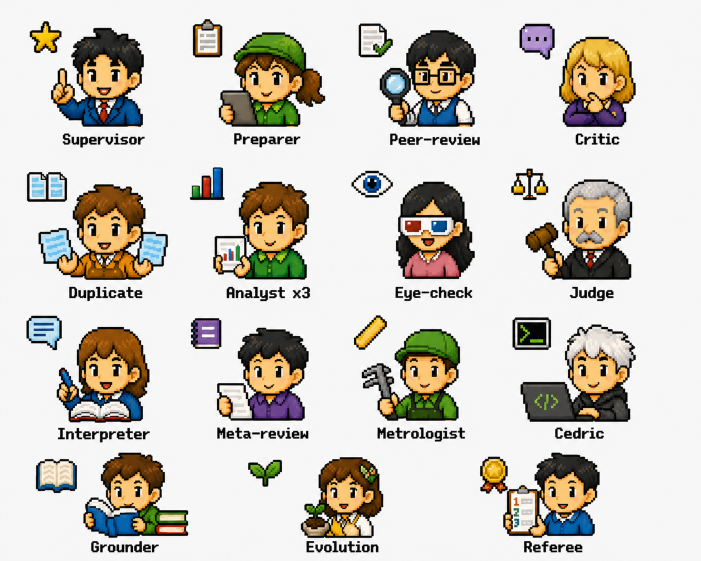
#> input picture discovery/icons.png, 1402 x 1122 px (shown at 1/2 size)
$ python agent_figure.py
#> lines starting #> are read from the running program, lines starting #| are printed output that depends on the picture; after the words box and inside, x2 and y2 are one past the last pixel; in counts of white or black regions, pixels touching at a corner belong together
#!/usr/bin/env python
"""agent_figure -- the round as a picture: who tells whom, and which links do not exist.

The static scan in `agent_graph.py` reads the source, and it cannot see everything: the Proposer
writes analysis.md with its TOOLS, not through Python `open()`, so no amount of parsing finds that
edge. This figure is therefore authored, and every edge in it was checked by hand against the code
during the Phase 5 diagnosis. It is a claim about the loop, and it is meant to be argued with.

WHY A RING. The agents are drawn in the order the round runs them, and the forward hand-offs go all
the way round the rim. What the ring makes visible is the inside: the arrows that carry a finding
BACK to the agent that chooses the next edits. There should be a bundle of them. There is one, and
it was added this week. The Supervisor's steer, the Interpreter's causal descriptions and
Evolution's refinement have no path back, so a round cannot be changed by what the round found ---
which is why eight simulations moved coverage by nothing.

    grey   A's output reaches B, and B uses it        red dashed  the link that should exist
    green  return path wired in Phase 5                           and does not: work evaporates
"""
from __future__ import annotations

import os

import matplotlib
matplotlib.use("Agg")
import matplotlib.pyplot as plt                                    # noqa: E402
import numpy as np                                                 # noqa: E402
from matplotlib.offsetbox import AnnotationBbox, OffsetImage        # noqa: E402
from PIL import Image                                              # noqa: E402

HERE = os.path.dirname(os.path.abspath(__file__))
SHEET = os.path.join(HERE, "icons.png")

# The sheet as it actually reads, row by row. Getting this wrong is silent -- the figure simply
# shows the wrong face over the right name -- so it is written out in full rather than derived.
TILES = [["supervisor", "proposer", "peer_review", "critic"],
         ["duplicate", "analyst", "eye_check", "judge"],
         ["interpreter", "meta_review", "metrologist", "biologist"],
         ["cedric", "grounder", "evolution", "referee"]]

SPRITE_MIN_H = 100           # a character is ~170-250 px tall, a printed caption ~30. Nothing between.

# The ring, in the order the round runs. Two lines each: who it is, what it is for.
RING = [("grounder",    "Grounder",     "reads Okuda"),
        ("proposer",    "Proposer",     "chooses the edits"),
        ("peer_review", "Peer-review",  "is it worth running?"),
        ("critic",      "Critic",       "is it runnable?"),
        ("biologist",   "Biologist",    "is it a tissue?"),
        ("metrologist", "Metrologist",  "are metrics trustworthy?"),
        ("analyst",     "Analysts x3",  "read each run"),
        ("eye_check",   "Eye-check",    "watches the movie"),
        ("judge",       "Judge",        "settles disagreement"),
        ("referee",     "Referee",      "ranks the batch"),
        ("interpreter", "Interpreter",  "why it happened"),
        ("meta_review", "Meta-review",  "distils the round"),
        ("evolution",   "Evolution",    "refines the winner"),
        ("supervisor",  "Supervisor",   "holds the objective")]

# how: "flow" works | "wired" connected in Phase 5 | "missing" output goes nowhere
EDGES = [("grounder", "proposer", "flow", ""),
         ("proposer", "peer_review", "flow", ""),
         ("peer_review", "critic", "flow", ""),
         ("critic", "biologist", "flow", ""),
         ("biologist", "metrologist", "flow", ""),
         ("metrologist", "analyst", "flow", ""),
         ("analyst", "eye_check", "flow", ""),
         ("eye_check", "judge", "flow", ""),
         ("judge", "referee", "flow", ""),
         ("referee", "interpreter", "flow", ""),
         ("interpreter", "meta_review", "flow", ""),
         ("meta_review", "evolution", "flow", ""),
         ("evolution", "supervisor", "flow", ""),
         # the inside of the ring: everything that should come back to the Proposer
         ("critic", "proposer", "wired", "refusals, and why"),
         ("biologist", "analyst", "wired", "is the specimen sound?"),
         ("biologist", "meta_review", "wired", "what broke, all round"),
         ("supervisor", "proposer", "missing", "the steer"),
         ("interpreter", "proposer", "missing", "causal descriptions"),
         ("evolution", "proposer", "missing", "the refinement"),
         ("eye_check", "supervisor", "missing", "what the movie showed")]

STYLE = {"flow": ("#5A5A5A", "solid", 1.7), "wired": ("#1B7F3B", "solid", 2.6),
         "missing": ("#B3261E", (0, (5, 3)), 2.4)}


def _runs(profile, thr=2, gap=1):
    """Contiguous stretches of ink along one axis, merged across gaps of `gap` px or less."""
    idx = np.where(profile > thr)[0]
    if idx.size == 0:
        return []
    cut = np.where(np.diff(idx) > gap)[0]
    return [(int(r[0]), int(r[-1]) + 1) for r in np.split(idx, cut + 1)]


def tiles():
    """Crop the 4x4 sheet into named sprites.

    NOT on equal quarters. The artwork is not laid out on them: a quarter cut both chops the
    bottom of a character and hands one cell its neighbour's emblem, and both mistakes are silent
    -- the figure simply shows a headless agent or somebody else's ruler. Two things are measured
    from the sheet instead.

    ROWS, PER COLUMN. Down any one column the ink separates into eight clean stretches, four
    characters (170-250 px) alternating with four printed names (~30 px). Nothing in the sheet
    falls between those heights, so the split needs no tuning. Measured per column and not
    globally, because globally a name in row 3 and a head in row 4 overlap and merge.

    COLUMNS, BY NEAREST CENTRE. Each character carries a small emblem to its left, and some of
    them cross the gutter -- the Metrologist's ruler sits inside the Meta-reviewer's quarter. So
    every blob of ink is assigned to the column whose centre it is nearest, which puts the ruler
    with the Metrologist because that is who it is nearer to. Geometry, not a boundary.
    """
    a = np.asarray(Image.open(SHEET).convert("RGB")).astype(np.int16)
    ink = ~((a.min(2) > 226) & ((a.max(2) - a.min(2)) < 16))
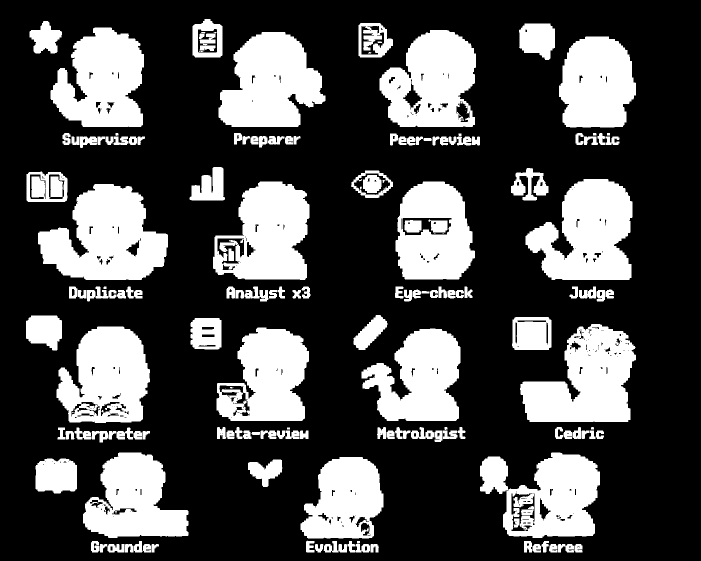
#> ink: shape (1122, 1402) bool (shown at 1/2 size); 29.5% white; 189 white regions (42 under 20 px), largest, box (x1, y1, x2, y2) and area: (76, 368, 336, 560) 32253, (1051, 358, 1265, 560) 29378, (1040, 648, 1272, 844) 29119
    H, W = ink.shape
#> H = 1122; W = 1402

    xs = np.where(ink.any(0))[0]
#> xs = 1218 values from 52 to 1271
    lo, hi = int(xs.min()), int(xs.max()) + 1
#> lo = 52; hi = 1272
    pitch = (hi - lo) / 4.0
#> pitch = 305
    centres = [lo + pitch * (c + 0.5) for c in range(4)]
#> centres = [204.5, 509.5, 814.5, 1119.5]

    out = {}
    for c in range(4):
        slab = ink[:, int(centres[c] - pitch * 0.35):int(centres[c] + pitch * 0.35)]
        bands = [(y0, y1) for y0, y1 in _runs(slab.sum(1)) if y1 - y0 >= SPRITE_MIN_H]
        if len(bands) != 4:
            raise SystemExit(f"column {c}: found {len(bands)} character bands, expected 4")
        for r, (y0, y1) in enumerate(bands):
            y0 = max(y0 - 12, 0)     # air ABOVE only: the emblem can sit higher than the head,
            #                          and anything added below picks up the caption underneath
            mine = [(bx0, bx1) for bx0, bx1 in _runs(ink[y0:y1].sum(0), gap=6)
                    if int(np.argmin([abs((bx0 + bx1) / 2 - m) for m in centres])) == c]
            if not mine:
                continue
            x0, x1 = max(min(b[0] for b in mine) - 2, 0), min(max(b[1] for b in mine) + 2, W)
            cell, cink = a[y0:y1, x0:x1].copy(), ink[y0:y1, x0:x1]
            ys = np.where(cink.any(1))[0]                        # trim the air back off the top
            cell, cink = cell[ys.min():ys.max() + 1], cink[ys.min():ys.max() + 1]
            cell[~cink] = 255                                    # knock the background to white
            out[TILES[r][c]] = Image.fromarray(cell.astype(np.uint8))
#> this loop made 2 passes
#> bands on passes 1 to 2: [(51, 254), (344, 560), (631, 846), (905, 1076)], [(38, 254), (334, 560), (636, 842)]
#> pass 1, in tiles, `slab = ink[:, int(centres[c] - pitch * 0.35):int(centres[c] + pitch * ..`:
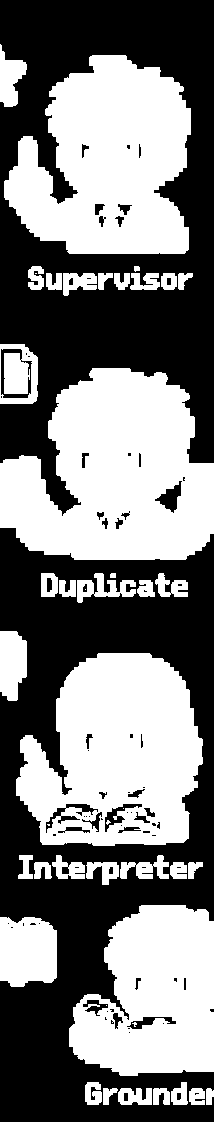
#> slab: shape (1122, 214) bool; 48.8% white; 44 white regions (7 under 20 px), largest, box (x1, y1, x2, y2) and area: (0, 368, 214, 560) 29733, (4, 55, 191, 254) 26458, (16, 653, 203, 846) 26068
#> pass 2, in tiles, `slab = ink[:, int(centres[c] - pitch * 0.35):int(centres[c] + pitch * ..`:
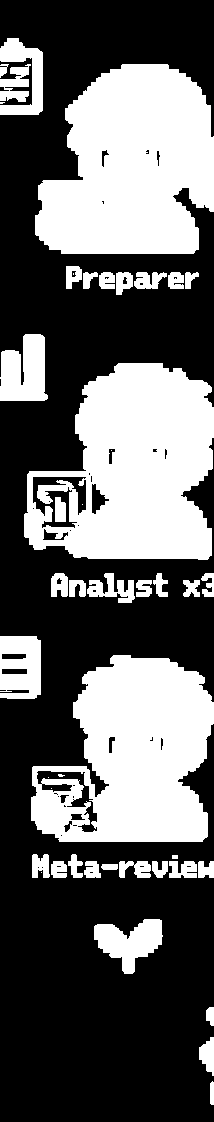
#> slab: shape (1122, 214) bool; 38.6% white; 45 white regions (8 under 20 px), largest, box (x1, y1, x2, y2) and area: (35, 64, 214, 254) 26375, (24, 363, 214, 560) 26130, (31, 655, 214, 842) 23911
#> after the loop:
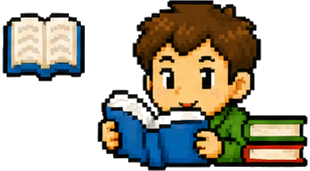
#> cell: shape (171, 310, 3) int16; mean R, G, B 179.8, 175.7, 162.6
#> after the loop, out = 4 items
    return out


def _on_arc(p0, p2, rad, t):
    """A point on the quadratic Bezier matplotlib actually draws for connectionstyle=arc3."""
    (x0, y0), (x2, y2) = p0, p2
    cx = (x0 + x2) / 2 - rad * (y2 - y0)                          # control point: midpoint,
    cy = (y0 + y2) / 2 + rad * (x2 - x0)                          # displaced perpendicular
    u = 1 - t
    return (u * u * x0 + 2 * u * t * cx + t * t * x2,
            u * u * y0 + 2 * u * t * cy + t * t * y2)


def build(path=None):
    sprites = tiles()
    R, n = 4.0, len(RING)
    pos = {}
    for i, (key, _, _) in enumerate(RING):                       # clockwise from the top
        th = np.pi / 2 - 2 * np.pi * i / n
        pos[key] = (R * np.cos(th) * 1.28, R * np.sin(th))       # widened: labels need the room

    # Every sprite, every caption beneath it, and the summary box. Captions and the box are WIDE,
    # so each is represented by several points across its span -- a single centre point lets a
    # label sit happily on the far end of the words it is supposed to avoid.
    keepout = [xy for xy in pos.values()]
    keepout += [(xy[0] + dx, xy[1] - 1.0) for xy in pos.values() for dx in (-0.9, 0.0, 0.9)]
    keepout += [(x, -1.75) for x in (-1.8, -0.9, 0.0, 0.9, 1.8)]

    fig, ax = plt.subplots(figsize=(14.0, 10.2))
    fig.patch.set_facecolor("white")

    for a, b, how, lbl in EDGES:
        (x0, y0), (x1, y1) = pos[a], pos[b]
        col, ls, lw = STYLE[how]
        ia, ib = [i for i, t in enumerate(RING) if t[0] == a][0], \
                 [i for i, t in enumerate(RING) if t[0] == b][0]
        rim = (ib - ia) % n == 1                                 # neighbours: hug the rim
        rad = -0.16 if rim else (0.24 if how == "wired" else 0.30)
        ax.annotate("", xy=(x1, y1), xytext=(x0, y0), zorder=1,
                    arrowprops=dict(arrowstyle="-|>,head_width=0.32,head_length=0.7", color=col,
                                    lw=lw, linestyle=ls, shrinkA=40, shrinkB=42,
                                    connectionstyle=f"arc3,rad={rad}"))
        if lbl:
            # ON THE ARC, not on the chord. Placing a label along the straight line between two
            # agents puts it where the arrow is not -- and on a ring, that is on top of whichever
            # sprite the arc bows away from. Every one of these labels landed on a face.
            mx, my = _on_arc((x0, y0), (x1, y1), rad, 0.42)
            # EASE INWARD UNTIL IT IS CLEAR. Every chord ends at a node, and a label placed on the
            # arc lands on somebody's face or caption. Rather than hand-nudging each one -- which
            # silently rots the moment an edge is added, and two were added the same afternoon --
            # pull the label toward the centre until it is clear of every sprite and every caption.
            for _ in range(10):
                if not any((mx - kx) ** 2 + (my - ky) ** 2 < 1.15 ** 2 for kx, ky in keepout):
                    break
                mx, my = mx * 0.88, my * 0.88
            keepout.append((mx, my))     # and now nothing else may sit on THIS label either
            ax.text(mx, my, lbl, fontsize=11.5, color=col, ha="center", va="center", zorder=5,
                    style="italic" if how == "missing" else "normal",
                    bbox=dict(fc="white", ec="none", pad=1.4, alpha=0.92))

    for key, name, role in RING:
        x, y = pos[key]
        ax.add_artist(AnnotationBbox(OffsetImage(sprites[key], zoom=0.235), (x, y),
                                     frameon=False, zorder=3))
        # Always directly beneath its own sprite. Radial placement reads well on an empty ring and
        # badly on a full one -- at fourteen nodes a label ends up nearer its neighbour than itself.
        ax.text(x, y - 0.72, f"{name}\n{role}", fontsize=11.5, ha="center", va="top", zorder=4,
                linespacing=1.3, bbox=dict(fc="white", ec="none", pad=1.2, alpha=0.9))

    miss = sum(1 for e in EDGES if e[2] == "missing")
    # COUNTED, NOT TYPED. The first version of this caption said "one arrow of five", and it was
    # wrong within the hour -- two more return paths were wired and the picture still claimed one.
    back = [e for e in EDGES if e[2] in ("wired", "missing")]
    live = sum(1 for e in back if e[2] == "wired")
    ax.text(0, -1.75, f"THE RETURN PATH\n{live} of {len(back)} arrows carry a finding back\n"
                      f"{miss} agents still write into the void",
            fontsize=13, ha="center", va="center", color="#B3261E", linespacing=1.7,
            bbox=dict(fc="white", ec="#B3261E", lw=1.2, pad=7, alpha=0.96))

    for how, lab in (("flow", "output reaches the next agent, and it is used"),
                     ("wired", "return path wired in Phase 5"),
                     ("missing", "the link that should exist and does not — the finding evaporates")):
        col, ls, lw = STYLE[how]
        ax.plot([], [], color=col, ls=ls, lw=lw, label=lab)
    ax.legend(loc="lower center", ncol=3, frameon=False, fontsize=12, bbox_to_anchor=(0.5, -0.012))

    ax.set_xlim(-6.55, 6.55)
    ax.set_ylim(-5.55, 4.95)
    ax.set_aspect("equal")
    ax.axis("off")
    fig.tight_layout()
    path = path or os.path.join(HERE, "figures", "agent_figure.png")
    os.makedirs(os.path.dirname(path), exist_ok=True)
    fig.savefig(path, dpi=150, facecolor="white")
    inbound = sum(1 for a, b, h, _ in EDGES if b == "proposer")
    print(f"  {n} agents, {len(EDGES)} edges, {miss} missing, {inbound} arrows into the Proposer")
    print(f"  -> {os.path.relpath(path, os.path.dirname(HERE))}")


if __name__ == "__main__":
#> (the run stopped early here; a loop or call above may not have finished)
